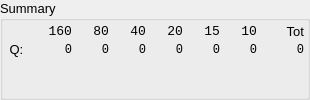
         <widget class="QGroupBox" name="groupBox">
          <property name="sizePolicy">
           <sizepolicy hsizetype="Fixed" vsizetype="Preferred">
            <horstretch>0</horstretch>
            <verstretch>0</verstretch>
           </sizepolicy>
          </property>
          <property name="minimumSize">
           <size>
            <width>310</width>
            <height>100</height>
           </size>
          </property>
          <property name="maximumSize">
           <size>
            <width>310</width>
            <height>100</height>
           </size>
          </property>
          <property name="font">
           <font>
            <pointsize>10</pointsize>
           </font>
          </property>
          <property name="styleSheet">
           <string notr="true"/>
          </property>
          <property name="title">
           <string>Summary</string>
          </property>
          <layout class="QVBoxLayout" name="verticalLayout_5">
           <property name="spacing">
            <number>3</number>
           </property>
           <property name="margin">
            <number>3</number>
           </property>
           <item>
            <layout class="QGridLayout" name="gridLayout_2">
             <property name="spacing">
              <number>2</number>
             </property>
             <item row="0" column="1">
              <widget class="QLabel" name="label_160">
               <property name="font">
                <font>
                 <family>Monospace</family>
                 <pointsize>10</pointsize>
                </font>
               </property>
               <property name="text">
                <string>160</string>
               </property>
               <property name="alignment">
                <set>Qt::AlignRight|Qt::AlignTrailing|Qt::AlignVCenter</set>
               </property>
              </widget>
             </item>
             <item row="0" column="2">
              <widget class="QLabel" name="label_80">
               <property name="font">
                <font>
                 <family>Monospace</family>
                 <pointsize>10</pointsize>
                </font>
               </property>
               <property name="text">
                <string>80</string>
               </property>
               <property name="alignment">
                <set>Qt::AlignRight|Qt::AlignTrailing|Qt::AlignVCenter</set>
               </property>
              </widget>
             </item>
             <item row="0" column="3">
              <widget class="QLabel" name="label_40">
               <property name="font">
                <font>
                 <family>Monospace</family>
                 <pointsize>10</pointsize>
                </font>
               </property>
               <property name="text">
                <string>40</string>
               </property>
               <property name="alignment">
                <set>Qt::AlignRight|Qt::AlignTrailing|Qt::AlignVCenter</set>
               </property>
              </widget>
             </item>
             <item row="0" column="4">
              <widget class="QLabel" name="label_20">
               <property name="font">
                <font>
                 <family>Monospace</family>
                 <pointsize>10</pointsize>
                </font>
               </property>
               <property name="text">
                <string>20</string>
               </property>
               <property name="alignment">
                <set>Qt::AlignRight|Qt::AlignTrailing|Qt::AlignVCenter</set>
               </property>
              </widget>
             </item>
             <item row="0" column="5">
              <widget class="QLabel" name="label_15">
               <property name="sizePolicy">
                <sizepolicy hsizetype="Preferred" vsizetype="Preferred">
                 <horstretch>0</horstretch>
                 <verstretch>0</verstretch>
                </sizepolicy>
               </property>
               <property name="minimumSize">
                <size>
                 <width>0</width>
                 <height>0</height>
                </size>
               </property>
               <property name="maximumSize">
                <size>
                 <width>100</width>
                 <height>100</height>
                </size>
               </property>
               <property name="font">
                <font>
                 <family>Monospace</family>
                 <pointsize>10</pointsize>
                </font>
               </property>
               <property name="text">
                <string>15</string>
               </property>
               <property name="alignment">
                <set>Qt::AlignRight|Qt::AlignTrailing|Qt::AlignVCenter</set>
               </property>
              </widget>
             </item>
             <item row="0" column="6">
              <widget class="QLabel" name="label_10">
               <property name="sizePolicy">
                <sizepolicy hsizetype="Preferred" vsizetype="Preferred">
                 <horstretch>0</horstretch>
                 <verstretch>0</verstretch>
                </sizepolicy>
               </property>
               <property name="minimumSize">
                <size>
                 <width>0</width>
                 <height>0</height>
                </size>
               </property>
               <property name="maximumSize">
                <size>
                 <width>100</width>
                 <height>100</height>
                </size>
               </property>
               <property name="font">
                <font>
                 <family>Monospace</family>
                 <pointsize>10</pointsize>
                </font>
               </property>
               <property name="text">
                <string>10</string>
               </property>
               <property name="alignment">
                <set>Qt::AlignRight|Qt::AlignTrailing|Qt::AlignVCenter</set>
               </property>
              </widget>
             </item>
             <item row="1" column="1">
              <widget class="QLabel" name="qso160Label">
               <property name="sizePolicy">
                <sizepolicy hsizetype="Fixed" vsizetype="Fixed">
                 <horstretch>0</horstretch>
                 <verstretch>0</verstretch>
                </sizepolicy>
               </property>
               <property name="minimumSize">
                <size>
                 <width>35</width>
                 <height>17</height>
                </size>
               </property>
               <property name="maximumSize">
                <size>
                 <width>35</width>
                 <height>17</height>
                </size>
               </property>
               <property name="font">
                <font>
                 <family>Monospace</family>
                 <pointsize>9</pointsize>
                </font>
               </property>
               <property name="text">
                <string>0</string>
               </property>
               <property name="alignment">
                <set>Qt::AlignRight|Qt::AlignTrailing|Qt::AlignVCenter</set>
               </property>
              </widget>
             </item>
             <item row="1" column="2">
              <widget class="QLabel" name="qso80Label">
               <property name="sizePolicy">
                <sizepolicy hsizetype="Fixed" vsizetype="Fixed">
                 <horstretch>0</horstretch>
                 <verstretch>0</verstretch>
                </sizepolicy>
               </property>
               <property name="minimumSize">
                <size>
                 <width>35</width>
                 <height>17</height>
                </size>
               </property>
               <property name="maximumSize">
                <size>
                 <width>35</width>
                 <height>17</height>
                </size>
               </property>
               <property name="font">
                <font>
                 <family>Monospace</family>
                 <pointsize>9</pointsize>
                </font>
               </property>
               <property name="text">
                <string>0</string>
               </property>
               <property name="alignment">
                <set>Qt::AlignRight|Qt::AlignTrailing|Qt::AlignVCenter</set>
               </property>
              </widget>
             </item>
             <item row="1" column="3">
              <widget class="QLabel" name="qso40Label">
               <property name="sizePolicy">
                <sizepolicy hsizetype="Fixed" vsizetype="Fixed">
                 <horstretch>0</horstretch>
                 <verstretch>0</verstretch>
                </sizepolicy>
               </property>
               <property name="minimumSize">
                <size>
                 <width>35</width>
                 <height>17</height>
                </size>
               </property>
               <property name="maximumSize">
                <size>
                 <width>35</width>
                 <height>17</height>
                </size>
               </property>
               <property name="font">
                <font>
                 <family>Monospace</family>
                 <pointsize>9</pointsize>
                </font>
               </property>
               <property name="text">
                <string>0</string>
               </property>
               <property name="alignment">
                <set>Qt::AlignRight|Qt::AlignTrailing|Qt::AlignVCenter</set>
               </property>
              </widget>
             </item>
             <item row="1" column="4">
              <widget class="QLabel" name="qso20Label">
               <property name="sizePolicy">
                <sizepolicy hsizetype="Fixed" vsizetype="Fixed">
                 <horstretch>0</horstretch>
                 <verstretch>0</verstretch>
                </sizepolicy>
               </property>
               <property name="minimumSize">
                <size>
                 <width>35</width>
                 <height>17</height>
                </size>
               </property>
               <property name="maximumSize">
                <size>
                 <width>35</width>
                 <height>17</height>
                </size>
               </property>
               <property name="font">
                <font>
                 <family>Monospace</family>
                 <pointsize>9</pointsize>
                </font>
               </property>
               <property name="text">
                <string>0</string>
               </property>
               <property name="alignment">
                <set>Qt::AlignRight|Qt::AlignTrailing|Qt::AlignVCenter</set>
               </property>
              </widget>
             </item>
             <item row="1" column="5">
              <widget class="QLabel" name="qso15Label">
               <property name="sizePolicy">
                <sizepolicy hsizetype="Fixed" vsizetype="Fixed">
                 <horstretch>0</horstretch>
                 <verstretch>0</verstretch>
                </sizepolicy>
               </property>
               <property name="minimumSize">
                <size>
                 <width>35</width>
                 <height>17</height>
                </size>
               </property>
               <property name="maximumSize">
                <size>
                 <width>35</width>
                 <height>17</height>
                </size>
               </property>
               <property name="font">
                <font>
                 <family>Monospace</family>
                 <pointsize>9</pointsize>
                </font>
               </property>
               <property name="text">
                <string>0</string>
               </property>
               <property name="alignment">
                <set>Qt::AlignRight|Qt::AlignTrailing|Qt::AlignVCenter</set>
               </property>
              </widget>
             </item>
             <item row="1" column="6">
              <widget class="QLabel" name="qso10Label">
               <property name="sizePolicy">
                <sizepolicy hsizetype="Fixed" vsizetype="Fixed">
                 <horstretch>0</horstretch>
                 <verstretch>0</verstretch>
                </sizepolicy>
               </property>
               <property name="minimumSize">
                <size>
                 <width>35</width>
                 <height>17</height>
                </size>
               </property>
               <property name="maximumSize">
                <size>
                 <width>35</width>
                 <height>17</height>
                </size>
               </property>
               <property name="font">
                <font>
                 <family>Monospace</family>
                 <pointsize>9</pointsize>
                </font>
               </property>
               <property name="text">
                <string>0</string>
               </property>
               <property name="alignment">
                <set>Qt::AlignRight|Qt::AlignTrailing|Qt::AlignVCenter</set>
               </property>
              </widget>
             </item>
             <item row="0" column="7">
              <widget class="QLabel" name="label_13">
               <property name="sizePolicy">
                <sizepolicy hsizetype="Preferred" vsizetype="Preferred">
                 <horstretch>0</horstretch>
                 <verstretch>0</verstretch>
                </sizepolicy>
               </property>
               <property name="minimumSize">
                <size>
                 <width>0</width>
                 <height>0</height>
                </size>
               </property>
               <property name="maximumSize">
                <size>
                 <width>100</width>
                 <height>100</height>
                </size>
               </property>
               <property name="font">
                <font>
                 <pointsize>10</pointsize>
                </font>
               </property>
               <property name="text">
                <string>Tot</string>
               </property>
               <property name="alignment">
                <set>Qt::AlignRight|Qt::AlignTrailing|Qt::AlignVCenter</set>
               </property>
              </widget>
             </item>
             <item row="2" column="1">
              <widget class="QLabel" name="mult160Label">
               <property name="sizePolicy">
                <sizepolicy hsizetype="Fixed" vsizetype="Fixed">
                 <horstretch>0</horstretch>
                 <verstretch>0</verstretch>
                </sizepolicy>
               </property>
               <property name="minimumSize">
                <size>
                 <width>35</width>
                 <height>17</height>
                </size>
               </property>
               <property name="maximumSize">
                <size>
                 <width>35</width>
                 <height>17</height>
                </size>
               </property>
               <property name="font">
                <font>
                 <family>Monospace</family>
                 <pointsize>9</pointsize>
                </font>
               </property>
               <property name="text">
                <string/>
               </property>
               <property name="alignment">
                <set>Qt::AlignRight|Qt::AlignTrailing|Qt::AlignVCenter</set>
               </property>
              </widget>
             </item>
             <item row="2" column="2">
              <widget class="QLabel" name="mult80Label">
               <property name="sizePolicy">
                <sizepolicy hsizetype="Fixed" vsizetype="Fixed">
                 <horstretch>0</horstretch>
                 <verstretch>0</verstretch>
                </sizepolicy>
               </property>
               <property name="minimumSize">
                <size>
                 <width>35</width>
                 <height>17</height>
                </size>
               </property>
               <property name="maximumSize">
                <size>
                 <width>35</width>
                 <height>17</height>
                </size>
               </property>
               <property name="font">
                <font>
                 <family>Monospace</family>
                 <pointsize>9</pointsize>
                </font>
               </property>
               <property name="text">
                <string/>
               </property>
               <property name="alignment">
                <set>Qt::AlignRight|Qt::AlignTrailing|Qt::AlignVCenter</set>
               </property>
              </widget>
             </item>
             <item row="2" column="3">
              <widget class="QLabel" name="mult40Label">
               <property name="sizePolicy">
                <sizepolicy hsizetype="Fixed" vsizetype="Fixed">
                 <horstretch>0</horstretch>
                 <verstretch>0</verstretch>
                </sizepolicy>
               </property>
               <property name="minimumSize">
                <size>
                 <width>35</width>
                 <height>17</height>
                </size>
               </property>
               <property name="maximumSize">
                <size>
                 <width>35</width>
                 <height>17</height>
                </size>
               </property>
               <property name="font">
                <font>
                 <family>Monospace</family>
                 <pointsize>9</pointsize>
                </font>
               </property>
               <property name="text">
                <string/>
               </property>
               <property name="alignment">
                <set>Qt::AlignRight|Qt::AlignTrailing|Qt::AlignVCenter</set>
               </property>
              </widget>
             </item>
             <item row="2" column="4">
              <widget class="QLabel" name="mult20Label">
               <property name="sizePolicy">
                <sizepolicy hsizetype="Fixed" vsizetype="Fixed">
                 <horstretch>0</horstretch>
                 <verstretch>0</verstretch>
                </sizepolicy>
               </property>
               <property name="minimumSize">
                <size>
                 <width>35</width>
                 <height>17</height>
                </size>
               </property>
               <property name="maximumSize">
                <size>
                 <width>35</width>
                 <height>17</height>
                </size>
               </property>
               <property name="font">
                <font>
                 <family>Monospace</family>
                 <pointsize>9</pointsize>
                </font>
               </property>
               <property name="text">
                <string/>
               </property>
               <property name="alignment">
                <set>Qt::AlignRight|Qt::AlignTrailing|Qt::AlignVCenter</set>
               </property>
              </widget>
             </item>
             <item row="2" column="5">
              <widget class="QLabel" name="mult15Label">
               <property name="sizePolicy">
                <sizepolicy hsizetype="Fixed" vsizetype="Fixed">
                 <horstretch>0</horstretch>
                 <verstretch>0</verstretch>
                </sizepolicy>
               </property>
               <property name="minimumSize">
                <size>
                 <width>35</width>
                 <height>17</height>
                </size>
               </property>
               <property name="maximumSize">
                <size>
                 <width>35</width>
                 <height>17</height>
                </size>
               </property>
               <property name="font">
                <font>
                 <family>Monospace</family>
                 <pointsize>9</pointsize>
                </font>
               </property>
               <property name="text">
                <string/>
               </property>
               <property name="alignment">
                <set>Qt::AlignRight|Qt::AlignTrailing|Qt::AlignVCenter</set>
               </property>
              </widget>
             </item>
             <item row="2" column="6">
              <widget class="QLabel" name="mult10Label">
               <property name="sizePolicy">
                <sizepolicy hsizetype="Fixed" vsizetype="Fixed">
                 <horstretch>0</horstretch>
                 <verstretch>0</verstretch>
                </sizepolicy>
               </property>
               <property name="minimumSize">
                <size>
                 <width>35</width>
                 <height>17</height>
                </size>
               </property>
               <property name="maximumSize">
                <size>
                 <width>35</width>
                 <height>17</height>
                </size>
               </property>
               <property name="font">
                <font>
                 <family>Monospace</family>
                 <pointsize>9</pointsize>
                </font>
               </property>
               <property name="text">
                <string/>
               </property>
               <property name="alignment">
                <set>Qt::AlignRight|Qt::AlignTrailing|Qt::AlignVCenter</set>
               </property>
              </widget>
             </item>
             <item row="2" column="7">
              <widget class="QLabel" name="TotalMultLabel">
               <property name="sizePolicy">
                <sizepolicy hsizetype="Fixed" vsizetype="Fixed">
                 <horstretch>0</horstretch>
                 <verstretch>0</verstretch>
                </sizepolicy>
               </property>
               <property name="minimumSize">
                <size>
                 <width>45</width>
                 <height>17</height>
                </size>
               </property>
               <property name="maximumSize">
                <size>
                 <width>45</width>
                 <height>17</height>
                </size>
               </property>
               <property name="font">
                <font>
                 <family>Monospace</family>
                 <pointsize>9</pointsize>
                </font>
               </property>
               <property name="text">
                <string/>
               </property>
               <property name="alignment">
                <set>Qt::AlignRight|Qt::AlignTrailing|Qt::AlignVCenter</set>
               </property>
              </widget>
             </item>
             <item row="1" column="7">
              <widget class="QLabel" name="TotalQsoLabel">
               <property name="sizePolicy">
                <sizepolicy hsizetype="Fixed" vsizetype="Fixed">
                 <horstretch>0</horstretch>
                 <verstretch>0</verstretch>
                </sizepolicy>
               </property>
               <property name="minimumSize">
                <size>
                 <width>45</width>
                 <height>17</height>
                </size>
               </property>
               <property name="maximumSize">
                <size>
                 <width>45</width>
                 <height>17</height>
                </size>
               </property>
               <property name="font">
                <font>
                 <family>Monospace</family>
                 <pointsize>9</pointsize>
                </font>
               </property>
               <property name="text">
                <string>0</string>
               </property>
               <property name="alignment">
                <set>Qt::AlignRight|Qt::AlignTrailing|Qt::AlignVCenter</set>
               </property>
              </widget>
             </item>
             <item row="3" column="1">
              <widget class="QLabel" name="mult160Label2">
               <property name="font">
                <font>
                 <family>Monospace</family>
                 <pointsize>9</pointsize>
                </font>
               </property>
               <property name="text">
                <string/>
               </property>
               <property name="alignment">
                <set>Qt::AlignRight|Qt::AlignTrailing|Qt::AlignVCenter</set>
               </property>
              </widget>
             </item>
             <item row="3" column="2">
              <widget class="QLabel" name="mult80Label2">
               <property name="font">
                <font>
                 <family>Monospace</family>
                 <pointsize>9</pointsize>
                </font>
               </property>
               <property name="text">
                <string/>
               </property>
               <property name="alignment">
                <set>Qt::AlignRight|Qt::AlignTrailing|Qt::AlignVCenter</set>
               </property>
              </widget>
             </item>
             <item row="3" column="3">
              <widget class="QLabel" name="mult40Label2">
               <property name="font">
                <font>
                 <family>Monospace</family>
                 <pointsize>9</pointsize>
                </font>
               </property>
               <property name="text">
                <string/>
               </property>
               <property name="alignment">
                <set>Qt::AlignRight|Qt::AlignTrailing|Qt::AlignVCenter</set>
               </property>
              </widget>
             </item>
             <item row="3" column="4">
              <widget class="QLabel" name="mult20Label2">
               <property name="font">
                <font>
                 <family>Monospace</family>
                 <pointsize>9</pointsize>
                </font>
               </property>
               <property name="text">
                <string/>
               </property>
               <property name="alignment">
                <set>Qt::AlignRight|Qt::AlignTrailing|Qt::AlignVCenter</set>
               </property>
              </widget>
             </item>
             <item row="3" column="5">
              <widget class="QLabel" name="mult15Label2">
               <property name="font">
                <font>
                 <family>Monospace</family>
                 <pointsize>9</pointsize>
                </font>
               </property>
               <property name="text">
                <string/>
               </property>
               <property name="alignment">
                <set>Qt::AlignRight|Qt::AlignTrailing|Qt::AlignVCenter</set>
               </property>
              </widget>
             </item>
             <item row="3" column="6">
              <widget class="QLabel" name="mult10Label2">
               <property name="font">
                <font>
                 <family>Monospace</family>
                 <pointsize>9</pointsize>
                </font>
               </property>
               <property name="text">
                <string/>
               </property>
               <property name="alignment">
                <set>Qt::AlignRight|Qt::AlignTrailing|Qt::AlignVCenter</set>
               </property>
              </widget>
             </item>
             <item row="3" column="7">
              <widget class="QLabel" name="TotalMultLabel2">
               <property name="sizePolicy">
                <sizepolicy hsizetype="Fixed" vsizetype="Fixed">
                 <horstretch>0</horstretch>
                 <verstretch>0</verstretch>
                </sizepolicy>
               </property>
               <property name="minimumSize">
                <size>
                 <width>45</width>
                 <height>17</height>
                </size>
               </property>
               <property name="maximumSize">
                <size>
                 <width>45</width>
                 <height>17</height>
                </size>
               </property>
               <property name="font">
                <font>
                 <family>Monospace</family>
                 <pointsize>9</pointsize>
                </font>
               </property>
               <property name="text">
                <string/>
               </property>
               <property name="alignment">
                <set>Qt::AlignRight|Qt::AlignTrailing|Qt::AlignVCenter</set>
               </property>
              </widget>
             </item>
             <item row="1" column="0">
              <widget class="QLabel" name="label_7">
               <property name="font">
                <font>
                 <pointsize>10</pointsize>
                </font>
               </property>
               <property name="text">
                <string> Q:</string>
               </property>
              </widget>
             </item>
             <item row="2" column="0">
              <widget class="QLabel" name="multName">
               <property name="font">
                <font>
                 <pointsize>10</pointsize>
                </font>
               </property>
               <property name="text">
                <string/>
               </property>
              </widget>
             </item>
             <item row="3" column="0">
              <widget class="QLabel" name="multName2">
               <property name="font">
                <font>
                 <pointsize>10</pointsize>
                </font>
               </property>
               <property name="text">
                <string/>
               </property>
              </widget>
             </item>
            </layout>
           </item>
          </layout>
         </widget>
